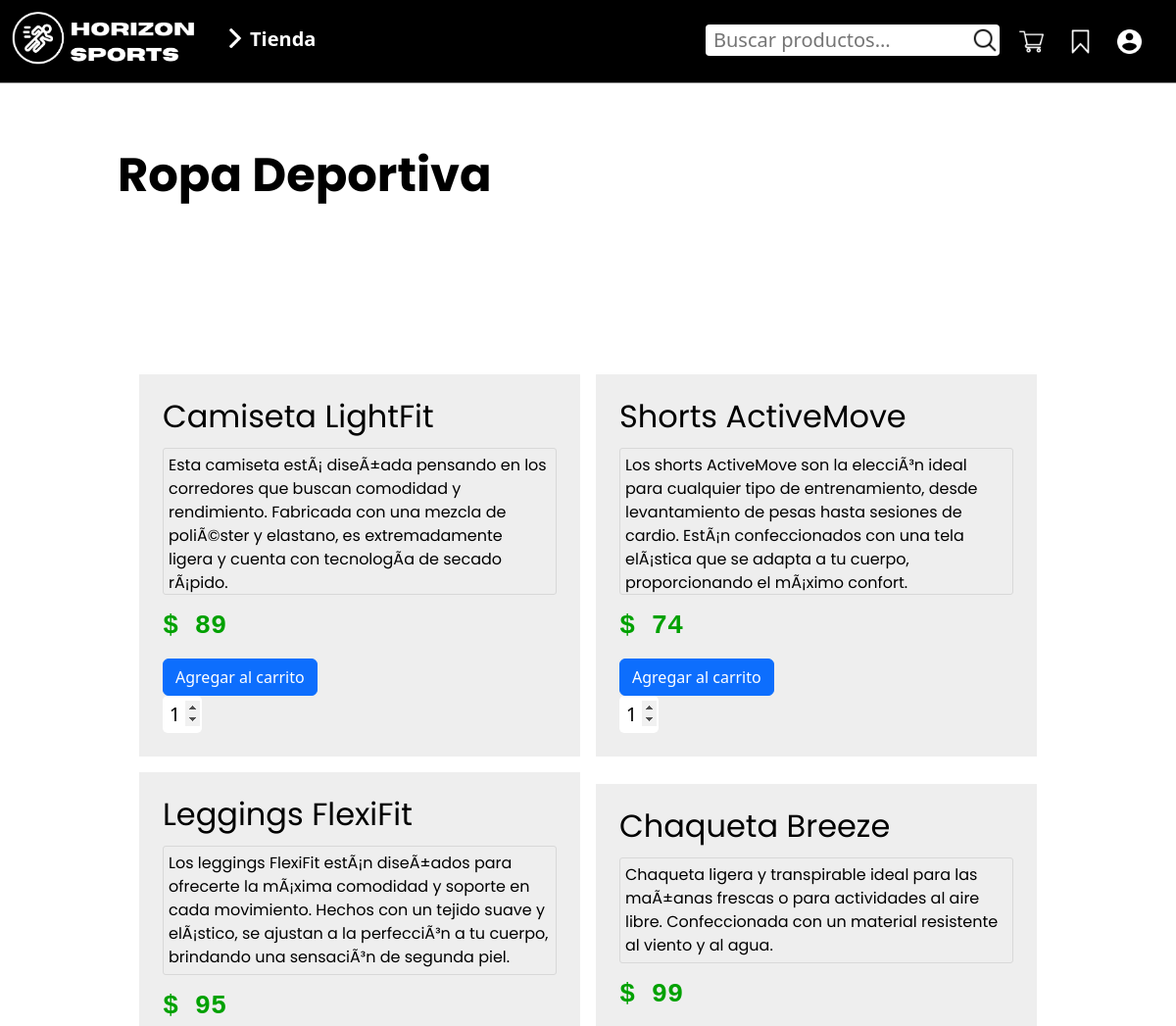
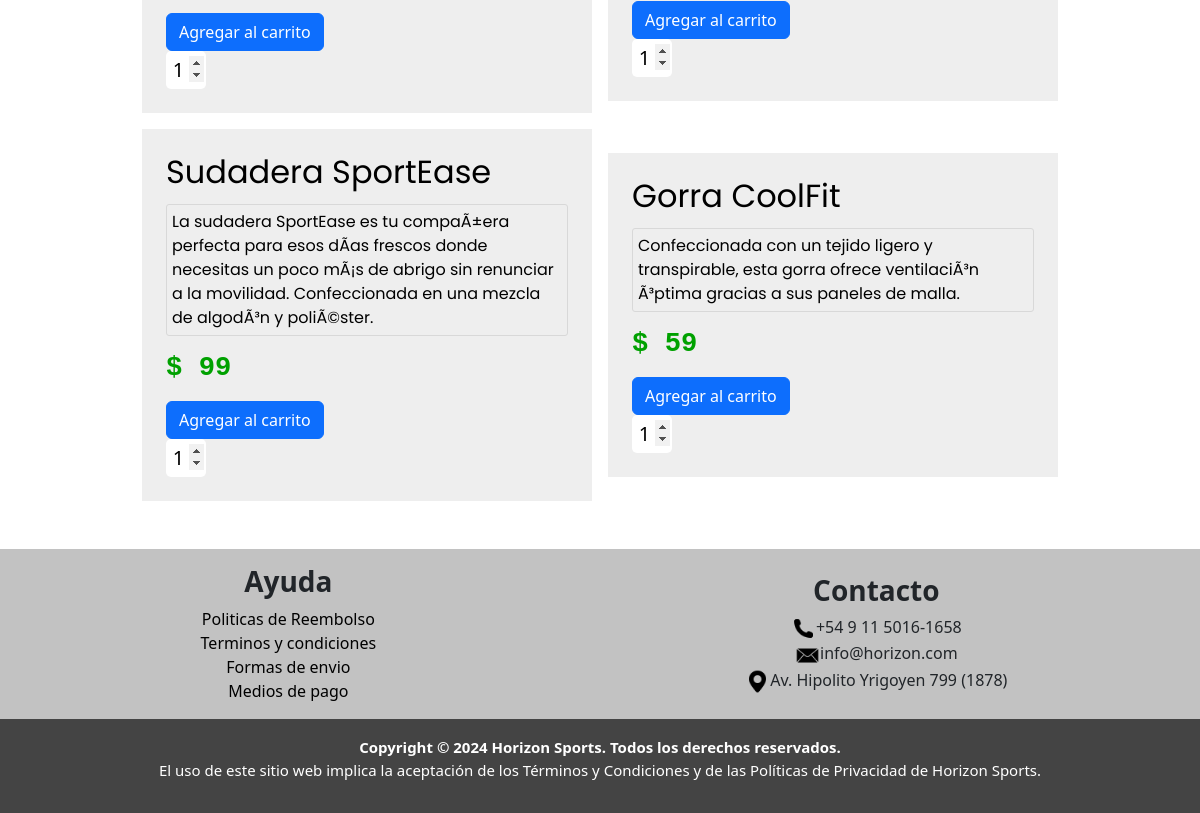
The page /pagina/tienda_busqueda.php?filtro=Ropa Deportiva on the database as committed earlier (2 pictures, top to bottom).
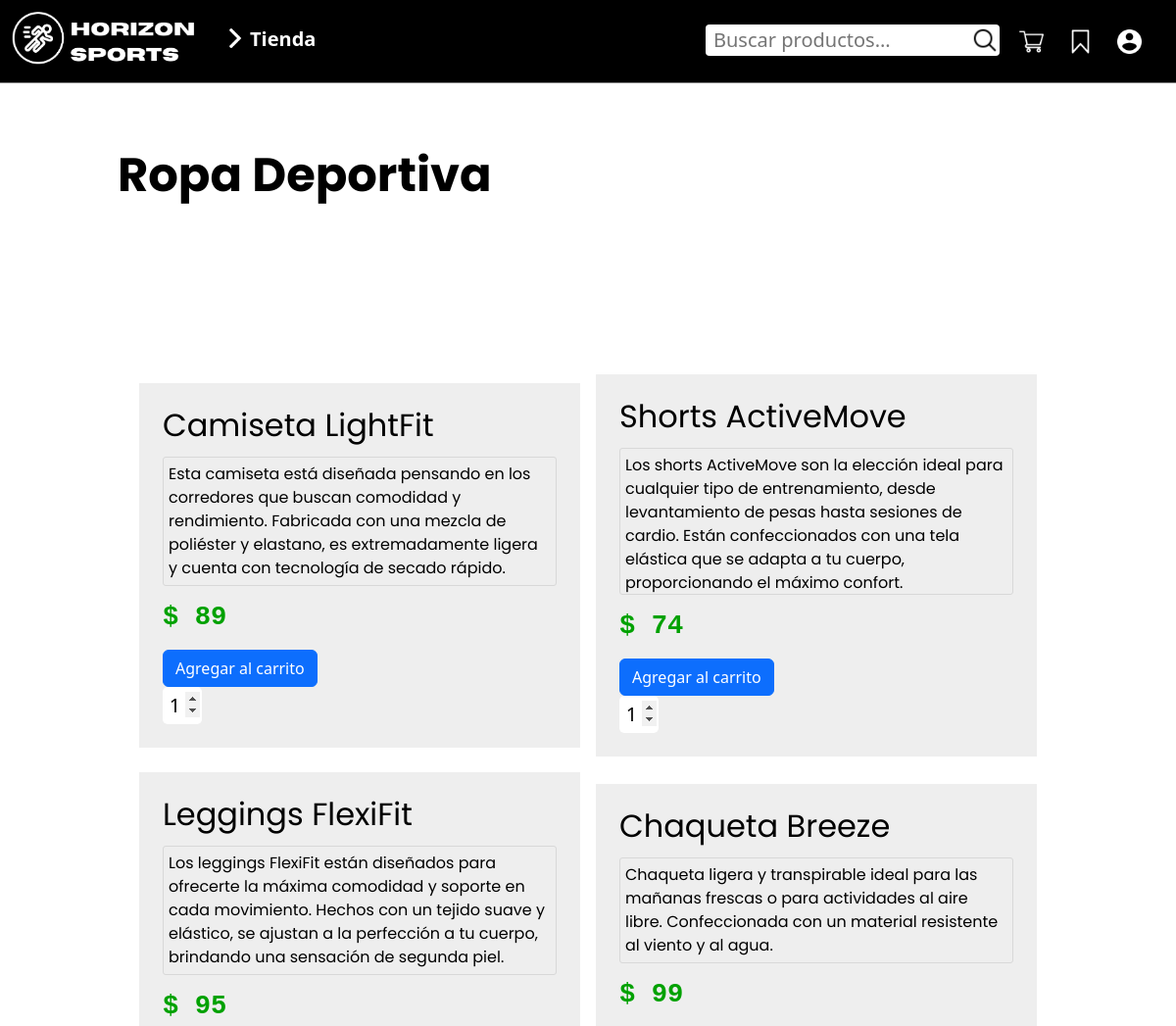
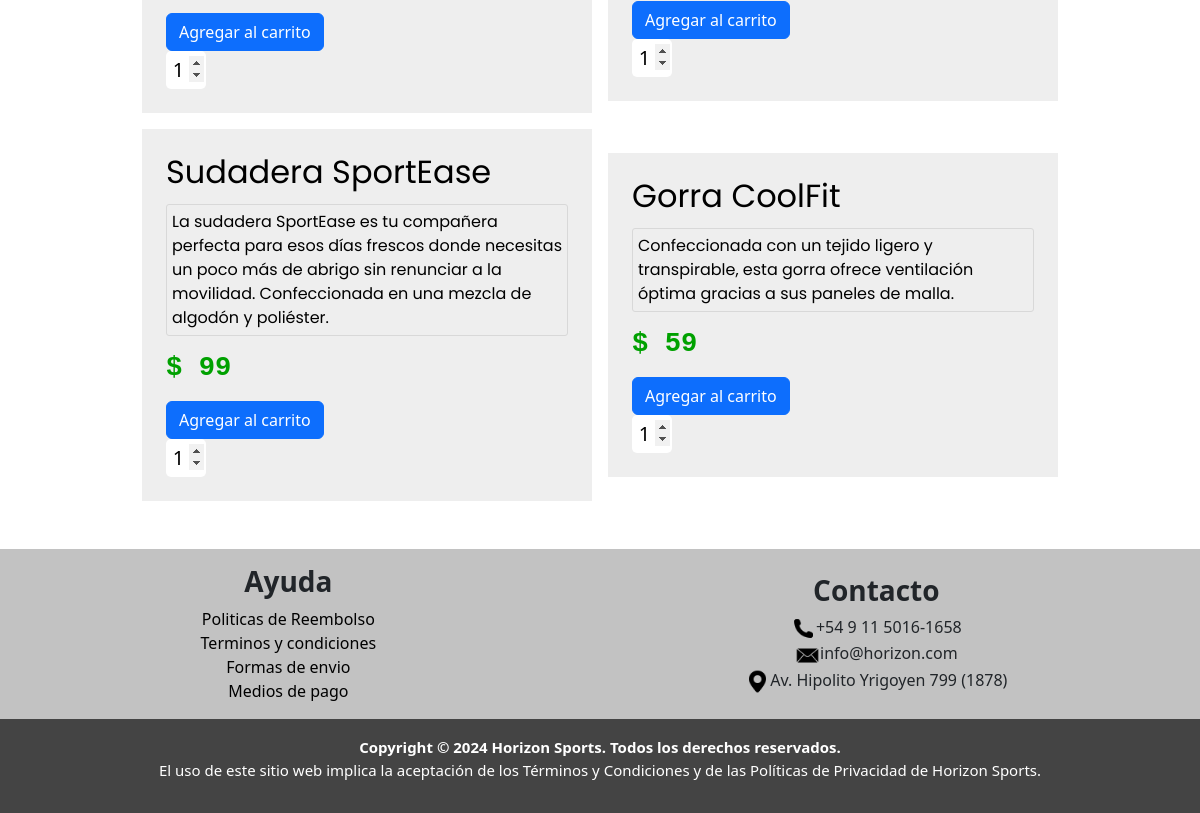
The same page on the database as committed later (2 pictures, top to bottom).
### tables this page shows
CREATE TABLE IF NOT EXISTS `productos` (
  `id_productos` int(11) NOT NULL AUTO_INCREMENT,
  `nombre_producto` varchar(100) NOT NULL,
  `precio` int(50) NOT NULL,
  `descripcion` text NOT NULL,
  `categoria` varchar(50) NOT NULL,
  PRIMARY KEY (`id_productos`)
);

### pagina/tienda_busqueda.php (the view, shortened to what this page needs)
<!DOCTYPE html>
<html lang="es">
<head>
    <link href="https://cdn.jsdelivr.net/npm/bootstrap@5.3.3/dist/css/bootstrap.min.css" rel="stylesheet" />
    <link rel="stylesheet" href="index_css/menu.css">
    <link rel="stylesheet" href="index_css/header.css" />
    <link rel="stylesheet" href="index_css/style.css">
    <link rel="stylesheet" href="tienda/Lista_prod.css">
</head>
<body>
    <?php
    include("../header.php");
    include("conexion.php");
    $filtro = $_GET['filtro'];
    $sql = "SELECT * FROM productos WHERE categoria = '$filtro' ";
    $result = $conn->query($sql);
    ?>
    <div class="containertienda">
        <div class="containercat" id="ropa">
            <h3 class="titcategoria poppins-bold"><?php echo $filtro; ?></h3>
        </div>
    </div>
    <?php
    if ($result->num_rows > 0) {
    ?>
        <div class="content d-flex flex-column mt-md-5 mt-n-1">
            <h1 class="h1-resultados text-white">productos encontrados</h1>
            <div class="container d-flex justify-content-center align-items-center flex-wrap gap-3">
                <?php
                while ($row = $result->fetch_assoc()) {
                ?>
                <div class="tarjeta-busqueda p-4">
                    <h3 class="titproducto poppins-regular">
                    <?php echo htmlspecialchars($row["nombre_producto"]); ?>
                    </h3>
                    <p class="poppins-regular">
                    <?php echo htmlspecialchars($row["descripcion"]); ?>
                    </p>
                    <h3 class="precio">$
                    <?php echo htmlspecialchars($row["precio"]); ?>
                    </h3>
                    <?php
                   if ($_SESSION['permisos'] != 'admin'){ ?>
                    <div class="d-flex align-items-center gap-1 mt-3">
                        <form method="get" action="anadircarrito.php" class="col-8 col-sm-6">
                            <?php echo '<input type="hidden" name="nombre" value="' . htmlspecialchars($row["nombre_producto"]) . '">'; ?>                        <input type="submit" class="btn btn-primary" value="Agregar al carrito">
                            <input type="number" name="cantidad" class="enviar" min="1" value="1">
                        </form>
                    </div>
                </div>
                <?php
                  } if ($_SESSION['permisos'] == 'admin'){echo '</div>'; } } ?>
            </div>
        </div>
        <footer class="w-100 mt-5">
            <div class="footer-superior d-flex justify-content-around align-items-center flex-row">
                <div class="mt-3">
                    <ul class="d-md-flex justify-content-center align-items-center flex-column">
                        <li>
                            <h3><b>Ayuda</b></h3>
                        <li><a href="faq.php">Politicas de Reembolso</a></li>
                        <li><a href="tyc.php">Terminos y condiciones</a></li>
                        <li><a href="faq.php">Formas de envio</a></li>
                        <li><a href="faq.php">Medios de pago</a></li>
                    </ul>
                </div>
                <div class="text-end mt-3 me-4">
                    <ul class="d-md-flex justify-content-center align-items-center flex-column">
                        <li>
                            <h3><b>Contacto</b></h3>
                        </li>
                        <li><img src="imgs/footer/llamar.png" alt="telefono.png">+54 9 11 5016-1658</li>
                        <li><img src="imgs/footer/correo.png" alt="correo.png">info@horizon.com</li>
                        <li><img src="imgs/footer/pasador-de-ubicacion.png" alt="ubicacion.png">Av. Hipolito Yrigoyen 799 (1878)</li>
                    </ul>
                </div>
            </div>
            <div class="footer-inferior text-white text-center p-3">
                <b>Copyright © 2024 Horizon Sports. Todos los derechos reservados.</b>
                <p>El uso de este sitio web implica la aceptación de los Términos y Condiciones y de las Políticas de Privacidad de Horizon Sports.</p>
            </div>
        </footer>
    <?php
    }
    ?>
</body>
</html>

Rows that differ between the two databases and show on the page:
changed productos "Camiseta LightFit": descripcion "Esta camiseta estÃ¡ diseÃ±ada pensando en los corredores que buscan comodidad y rendimiento. Fabricada con una mezcla de poliÃ©ster y elastano, es extremadamente ligera y cuenta con tecnologÃ­a de secado rÃ¡pido." → "Esta camiseta está diseñada pensando en los corredores que buscan comodidad y rendimiento. Fabricada con una mezcla de poliéster y elastano, es extremadamente ligera y cuenta con tecnología de secado rápido."
changed productos "Shorts ActiveMove": descripcion "…shorts ActiveMove son la elecciÃ³n ideal para cualquier tipo de entrenamiento, desde levantamiento de pesas hasta sesiones de cardio. EstÃ¡n confeccionados con una tela elÃ¡stica que se adapta a tu cuerpo, proporcionando el mÃ¡ximo confort." → "…shorts ActiveMove son la elección ideal para cualquier tipo de entrenamiento, desde levantamiento de pesas hasta sesiones de cardio. Están confeccionados con una tela elástica que se adapta a tu cuerpo, proporcionando el máximo confort."
changed productos "Leggings FlexiFit": descripcion "Los leggings FlexiFit estÃ¡n diseÃ±ados para ofrecerte la mÃ¡xima comodidad y soporte en cada movimiento. Hechos con un tejido suave y elÃ¡stico, se ajustan a la perfecciÃ³n a tu cuerpo, brindando una sensaciÃ³n de segunda piel." → "Los leggings FlexiFit están diseñados para ofrecerte la máxima comodidad y soporte en cada movimiento. Hechos con un tejido suave y elástico, se ajustan a la perfección a tu cuerpo, brindando una sensación de segunda piel."
changed productos "Chaqueta Breeze": descripcion "Chaqueta ligera y transpirable ideal para las maÃ±anas frescas o para actividades al aire libre. Confeccionada con un material resistente al viento y al agua." → "Chaqueta ligera y transpirable ideal para las mañanas frescas o para actividades al aire libre. Confeccionada con un material resistente al viento y al agua."
changed productos "Sudadera SportEase": descripcion "…sudadera SportEase es tu compaÃ±era perfecta para esos dÃ­as frescos donde necesitas un poco mÃ¡s de abrigo sin renunciar a la movilidad. Confeccionada en una mezcla de algodÃ³n y poliÃ©ster." → "…sudadera SportEase es tu compañera perfecta para esos días frescos donde necesitas un poco más de abrigo sin renunciar a la movilidad. Confeccionada en una mezcla de algodón y poliéster."
changed productos "Gorra CoolFit": descripcion "Confeccionada con un tejido ligero y transpirable, esta gorra ofrece ventilaciÃ³n Ã³ptima gracias a sus paneles de malla." → "Confeccionada con un tejido ligero y transpirable, esta gorra ofrece ventilación óptima gracias a sus paneles de malla."
